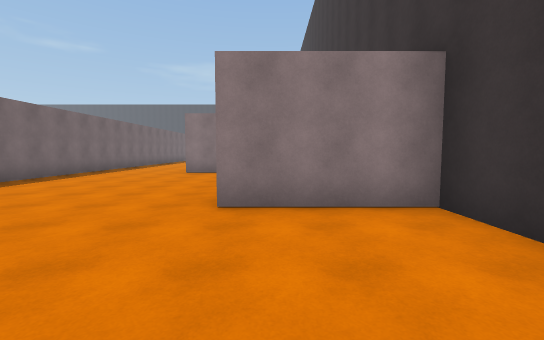
[1] (above)

24 first-person views from a walk through a 3-D level made in the Unity game engine. The camera is 1.5 m above the floor, tilts 4° down and sees 90° across. The floor is counted in squares, 2 m on a side. Each view is taken from the middle of a square. On the plan, view 1 faces up. The plan holds only what a view shows up to about 10 squares ahead; the rest is blank. The place goes on beyond the plan. The player character is not drawn. Door leaves are left out, so doorways stand open. Some surface patterns are stand-ins.

[2]
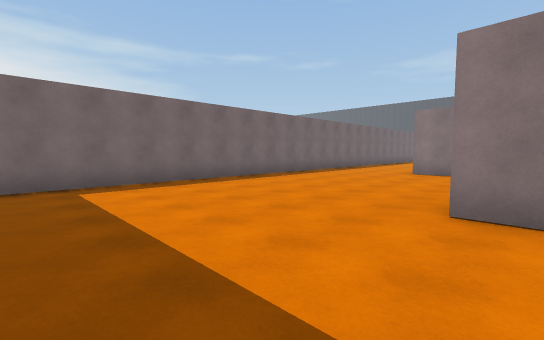

[3]
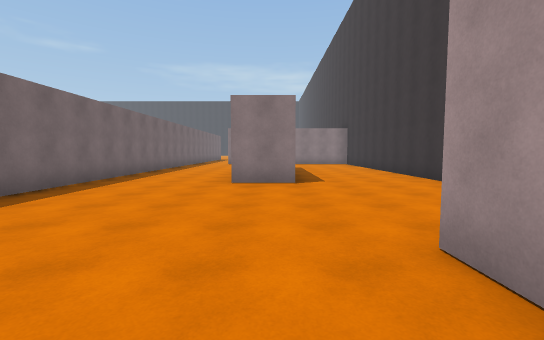

[4]
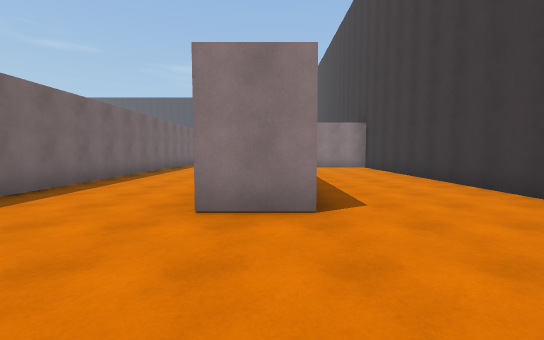

[5]
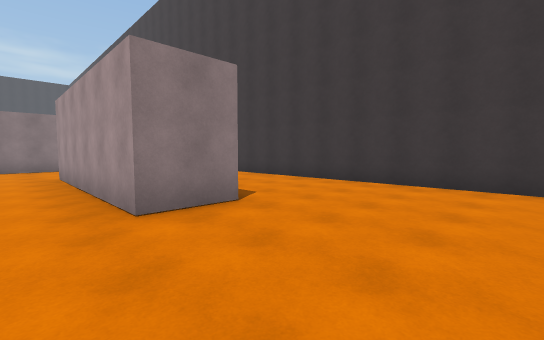

[6]
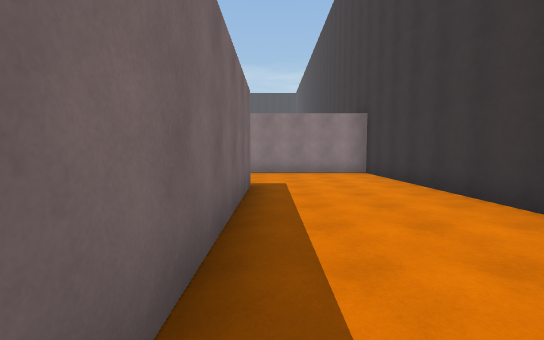

[7]
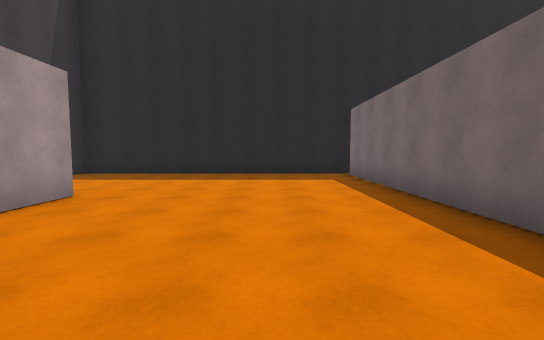

[8]
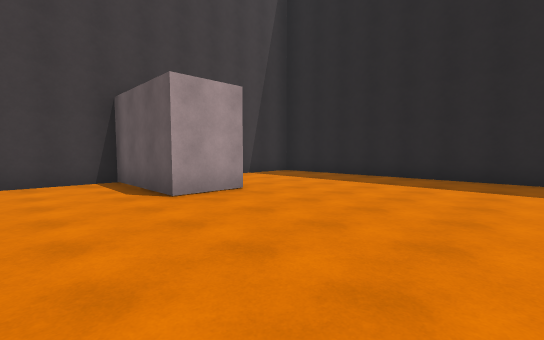

[9]
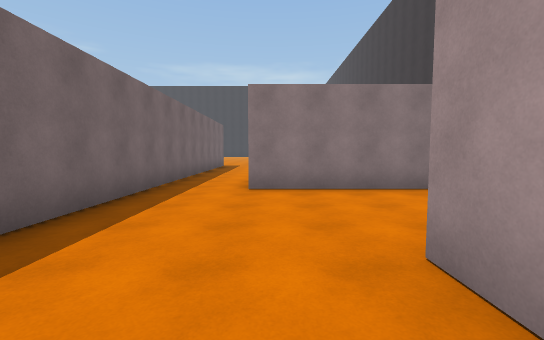

[10]
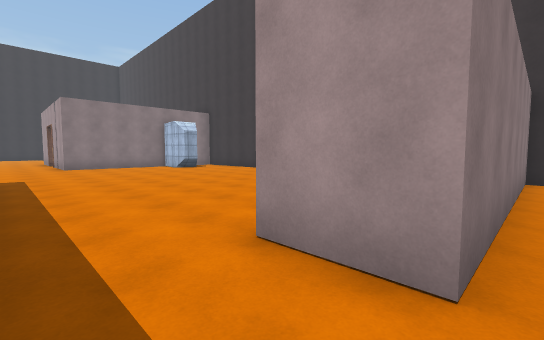

[11]
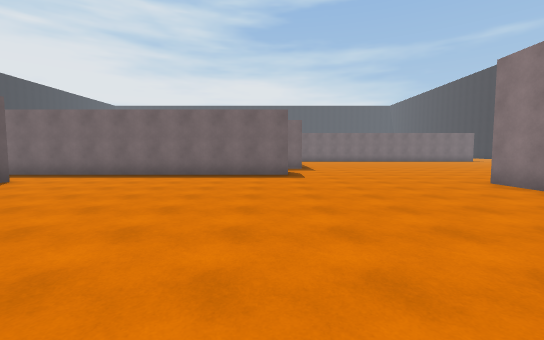

[12]
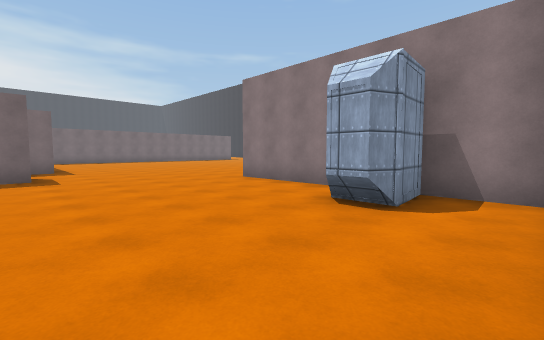

[13]
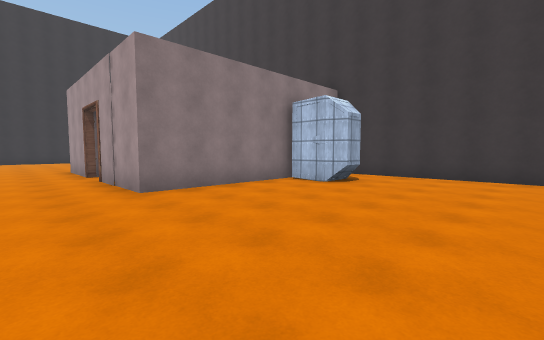

[14]
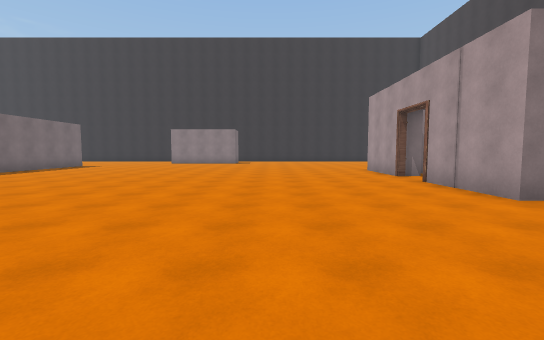

[15]
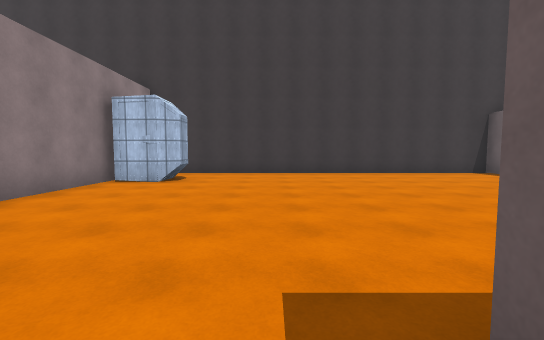

[16]
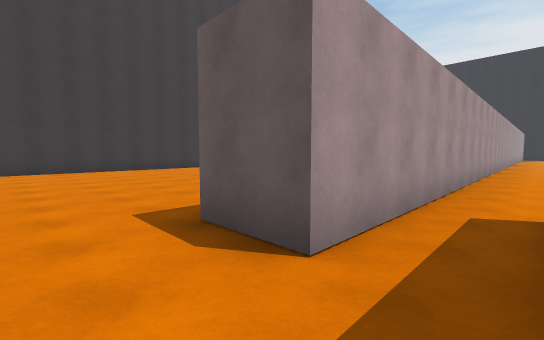

[17]
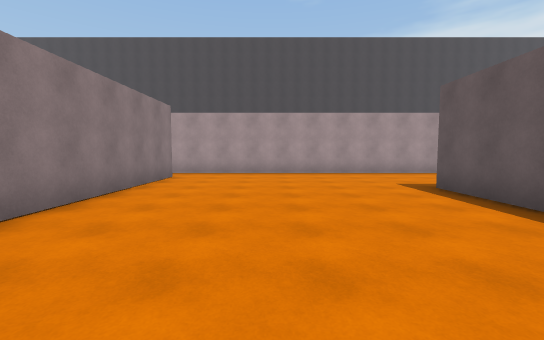

[18]
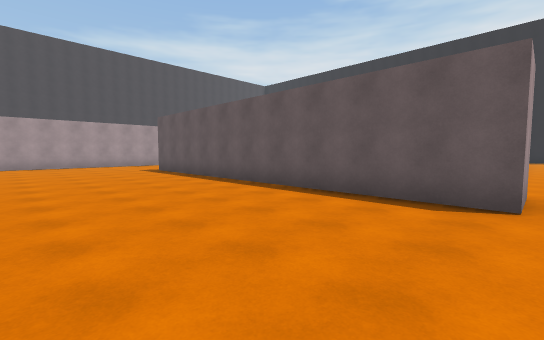

[19]
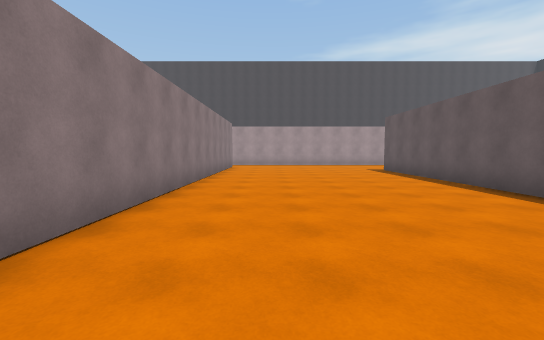

[20]
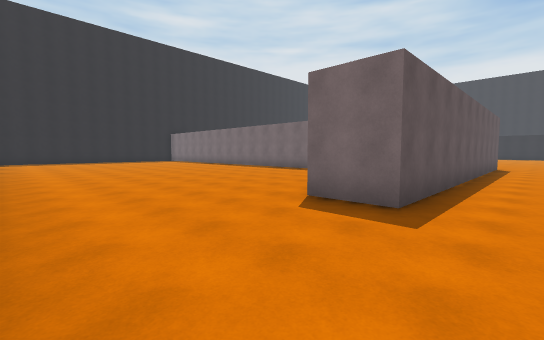

[21]
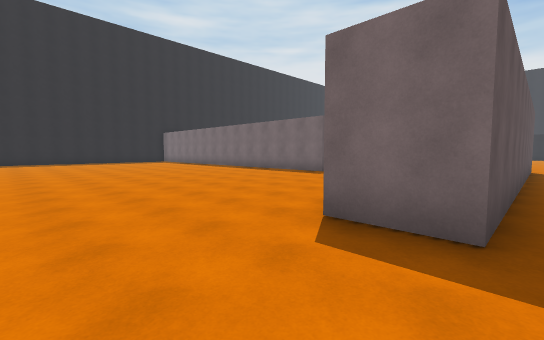

[22]
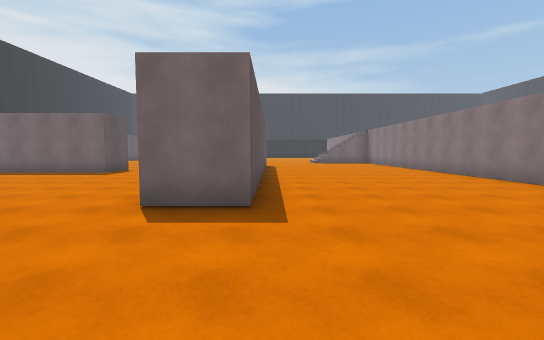

[23]
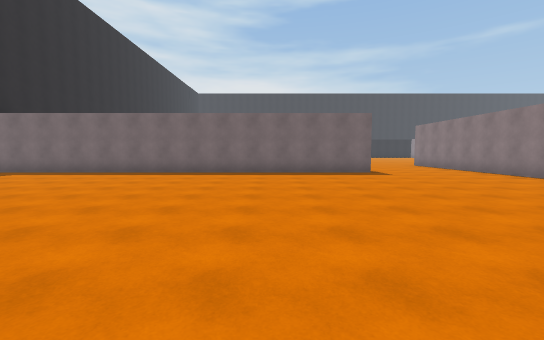

[24]
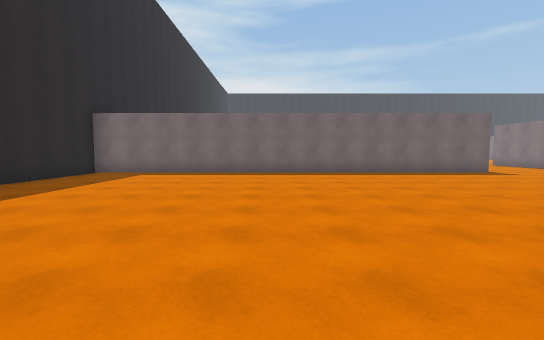

### Floor plan
Points are (right, up) in squares from view 1. A wall is a line through its corners. A room is listed if a view was taken in it or the views show most of it. See-through windows are left out.
Room 1 (views 1, 2, 3, 4, 5, 6, 7, 8, 9, 10)
walls: (-1.5, 14.9) (-1.5, 9.3) (-2.9, 9.3) (-2.9, 14.9); (-6.6, -1) (2.2, -1) (2.2, 3.6) (-0.7, 3.6) (-0.7, 5) (2.2, 5) (2.2, 18.3) (-4.5, 18.3) (-4.5, 19.8); (-6.4, 19.5) (-6.4, -0.4)
ways out: opening at (-5.5, 19) to room 2
Room 2 (views 11, 12, 13, 14, 15, 16, 17, 18, 19, 20, 21, 22, 23, 24)
walls: (-15.1, 16.2) (-18.1, 16.2); (-7.9, 14.9) (-7.9, 26.5) (-6.4, 26.5) (-6.4, 19.5); (-18.1, 12.4) (-17.2, 12.4) (-17.2, -1) (-13.9, -1); (-21.8, 16.2) (-21.8, 17.7) (-11.6, 17.7) (-11.6, 16.1); (1.6, 19.7) (2.2, 19.7) (2.2, 30.2); (-4.3, 35.1) (-4.3, 37.5); (2.1, 31.1) (-4.3, 31.1) (-4.3, 33.5)
ways out: opening at (-5.5, 19) to room 1; open door at (-4, 34.5)
objects: locker (0, 30)

Where each view was taken, in squares from view 1:
view 1: 0 up, 0 right, facing up
view 2: 0 up, 0 right, facing up-left
view 3: 3 up, 2 left, facing up
view 4: 6 up, 2 left, facing up
view 5: 6 up, 4 left, facing up-right
view 6: 9 up, 1 left, facing up
view 7: 8 up, 4 left, facing down
view 8: 7 up, 5 left, facing down-right
view 9: 13 up, 4 left, facing up
view 10: 18 up, 6 left, facing up-right
view 11: 26 up, 2 right, facing left
view 12: 26 up, 2 right, facing up-left
view 13: 26 up, 6 left, facing up-right
view 14: 27 up, 8 left, facing up
view 15: 27 up, 7 left, facing right
view 16: 28 up, 9 left, facing down-right
view 17: 21 up, 17 left, facing right
view 18: 22 up, 22 left, facing down-right
view 19: 22 up, 22 left, facing right
view 20: 19 up, 8 left, facing down-left
view 21: 18 up, 9 left, facing down-left
view 22: 18 up, 8 left, facing left
view 23: 9 up, 8 left, facing left
view 24: 5 up, 8 left, facing left
